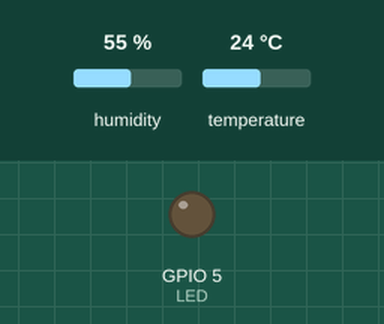
Recording of a program running on a simulated Seeed XIAO ESP32-S3. Parts: output pins drawn as LEDs (lit = HIGH). Inputs (shaded band) come from the test bench; at power-on: humidity 55 %, temperature 24 °C. WiFi joins after 1.5 s; servers stay silent unless stated; a WiFi scan finds three made-up networks; no MQTT or app messages arrive unless stated; what the program prints to the serial monitor is not drawn.

Above: at 6.0 s.
At 15.0 s:
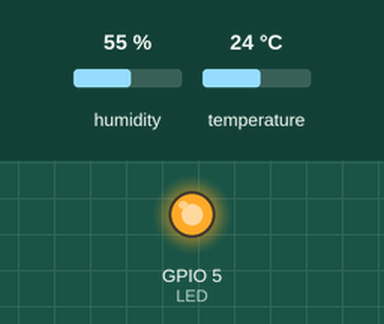
Timing chart, 0 to 28.0 s (numbered marks = the images above):
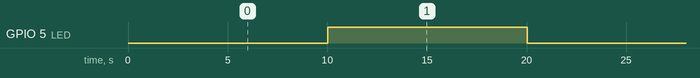

Measured:
- by itself, GPIO 5 (LED): alternates HIGH for 10.0 s and LOW for 10.0 s

The program:

main.cpp
```cpp
// Weather node (XIAO ESP32-S3 + DHT11): publishes a heartbeat to sensors/<node>/wx every 10 s.
// Format: docs/LCES_Design.md §1.2. -1 / -99 = no data (this node has no wind, flame or battery sensor).
#include <Arduino.h>
#include <WiFi.h>
#include <PubSubClient.h>
#include <DHT.h>

// ---- edit these ----
const char* WIFI_SSID  = "FireNet";
const char* WIFI_PASS  = "firenet123";
const char* MQTT_HOST  = "10.42.1.1";  // Pi's IP on the FireNet hotspot
const char* NODE_ID    = "N2";
const uint32_t PUBLISH_MS = 10000;     // Pi greys a node after 30 s = 3 missed publishes
// --------------------

const int LED = D4;
DHT dht(D3, DHT11);  // blue sensor = DHT11, white = DHT22
WiFiClient net;
PubSubClient mqtt(net);
char topic[48];
uint32_t lastPublish = 0;
uint32_t seq = 0;

void setup() {
  Serial.begin(115200);
  pinMode(LED, OUTPUT);
  dht.begin();
  snprintf(topic, sizeof topic, "sensors/%s/wx", NODE_ID);
  WiFi.mode(WIFI_STA);
  int n = WiFi.scanNetworks();  // boot diagnostic: is our network visible, how strong, which security
  for (int i = 0; i < n; i++)
    if (WiFi.SSID(i) == WIFI_SSID)
      Serial.printf("wifi: saw %s rssi %d dBm, auth %d, ch %d\n", WIFI_SSID, WiFi.RSSI(i), WiFi.encryptionType(i), WiFi.channel(i));
  WiFi.begin(WIFI_SSID, WIFI_PASS);  // ESP32 reconnects Wi-Fi on its own after this
  mqtt.setServer(MQTT_HOST, 1883);
}

void loop() {
  if (WiFi.status() != WL_CONNECTED) {
    // status 1 = SSID not seen (antenna attached?), 4 = connect failed (password?), 6 = disconnected/retrying
    Serial.printf("wifi: connecting to %s... (status %d)\n", WIFI_SSID, WiFi.status());
    delay(1000);
    return;
  }
  if (!mqtt.connected()) {
    Serial.printf("mqtt: connecting to %s (my ip %s)...\n", MQTT_HOST, WiFi.localIP().toString().c_str());
    if (!mqtt.connect(NODE_ID)) { delay(2000); return; }
    Serial.println("mqtt: connected");
  }
  mqtt.loop();

  if (millis() - lastPublish < PUBLISH_MS) return;
  lastPublish = millis();

  float t = dht.readTemperature();
  float h = dht.readHumidity();
  if (isnan(t) || isnan(h)) {  // skip; the Pi will see the node go stale
    Serial.println("sensor read failed");
    return;
  }
  // no clock on the node: the Pi stamps the receive time
  char msg[192];
  snprintf(msg, sizeof msg,
           "{\"type\":\"wx\",\"node\":\"%s\",\"seq\":%lu,\"temp_c\":%.1f,\"rh\":%.1f,"
           "\"wind_ms\":-1,\"wind_dir\":-1,\"flame\":-1,\"batt\":-1}",
           NODE_ID, (unsigned long)seq, t, h);
  bool ok = mqtt.publish(topic, msg);
  Serial.printf("%s %s -> %s\n", ok ? "sent" : "FAILED", topic, msg);
  if (ok) { seq++; digitalWrite(LED, !digitalRead(LED)); }  // LED toggles on each successful send
}
```
